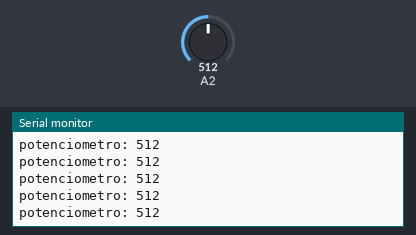
A sketch run on a simulated Arduino Uno, built with avr-gcc and run on an emulated ATmega328P. Parts: the last lines printed to the serial monitor. The inputs (shaded band) are chosen by the test bench; at power-on: A2 = 512.

Above: at 1.2 s.
1.3 s: A2 set to 108
At 2.1 s:
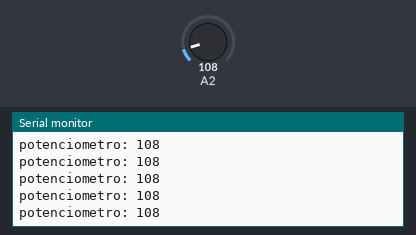
2.8 s: A2 set to 89
At 3.3 s:
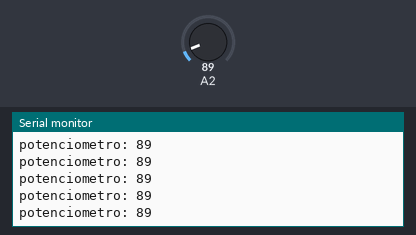
11.8 s: A2 set to 8
At 12.9 s:
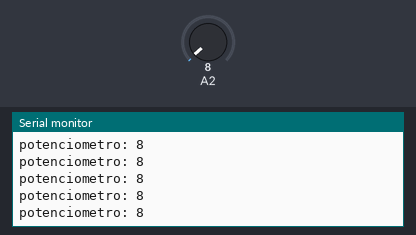
14.8 s: A2 set to 11
At 15.8 s:
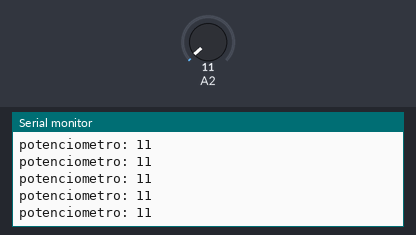
Timing chart, 0 to 17.3 s (numbered marks = the images above; inputs shaded):
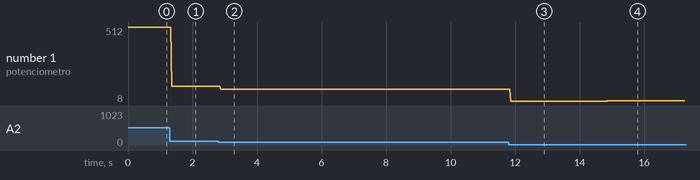

Measured:
- after the input at 1.3 s, the serial monitor: prints a new line after 0.05 s (image 1)
- after the input at 2.8 s, the serial monitor: prints a new line after 0.07 s (image 2)
- after the input at 11.8 s, the serial monitor: prints a new line after 0.06 s (image 3)
- after the input at 14.8 s, the serial monitor: prints a new line after 0.06 s (image 4)
- plotted number 1: 512 → 108 after the input at 1.3 s, 108 → 89 after the input at 2.8 s, 89 → 8 after the input at 11.8 s, 8 → 11 after the input at 14.8 s

The sketch:

pr_tica_6.ino
```cpp
void setup() {
  Serial.begin(9600);
  pinMode(2, INPUT);

}

void loop() {
  Serial.print("potenciometro: ");
  Serial.println(analogRead(2));

}
```
